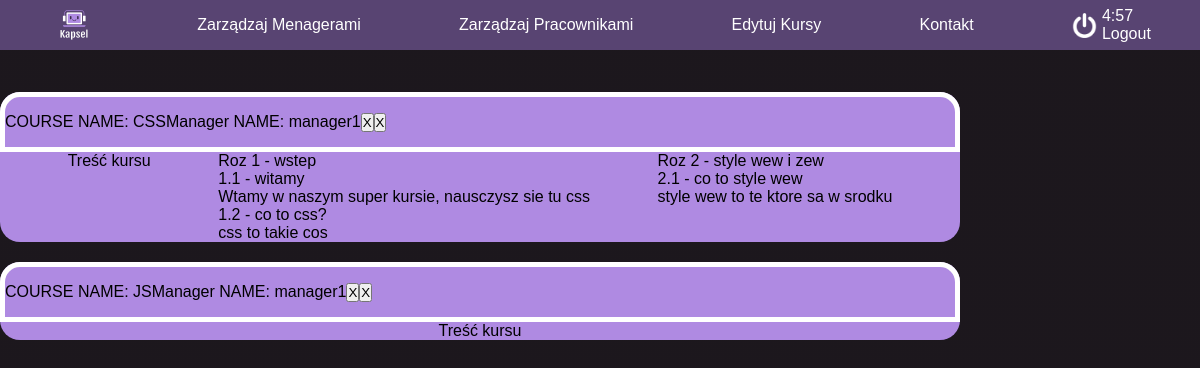
/manageCourses (signed in), run on the app's committed database.
### tables this page shows
CREATE TABLE "users"
(
    id       integer
        primary key autoincrement,
    username text,
    role     text,
    password text,
    team_id  integer
);

CREATE TABLE courses (id INTEGER PRIMARY KEY, name VARCHAR(255), correspondingTeamId INTEGER);

CREATE TABLE courses_chapter (id INTEGER PRIMARY KEY, name VARCHAR(255), correspondingCourseId INTEGER);

CREATE TABLE courses_subsection (id INTEGER PRIMARY KEY, name VARCHAR(255), content VARCHAR(255), correspondingChapterId INTEGER);

### app.py (the view)
@app.route('/manageCourses')
def manage_courses():
    session["localization"] = "manage_courses"
    if not session.get("username"):
        return redirect("/login")
    if session.get("role") != 'admin':
        abort(403)
    cursor.execute("SELECT id, name, correspondingTeamId FROM courses")
    courses = cursor.fetchall()
    cursor.execute("SELECT username, teams.id FROM users INNER JOIN teams on users.id=manager_id WHERE role=='manager'")
    managers = cursor.fetchall()
    cursor.execute("SELECT id, name, correspondingCourseId FROM courses_chapter")
    courses_chapter = cursor.fetchall()
    cursor.execute("SELECT * FROM courses_subsection")
    courses_subsection = cursor.fetchall()
    return render_template('manageCourses.html', courses_subsection=courses_subsection,courses_chapter=courses_chapter,courses=courses, managers=managers, role=session.get("role"))

### templates/manageCourses.html (shortened to what this page needs)
<!DOCTYPE html>
<html lang="pl-PL">
<head id="ctl00_Head1">
    <link rel="stylesheet" href="/static/style/style.css">
    <link rel="stylesheet" href="/static/style/nav.css">
    <link rel="stylesheet" href="/static/style/manageUsers.css">
</head>
<body class="CacheDetailsPage">
    {% include 'navbar.html' %}
    <div class="content">
         <br>
        <br>
        <br>
        <br>
        {% for i in courses %}
        <div class="teamContainer">
                {% for j in managers %}
                {% if i[2] == j[1] %}
                <div class="teamNav">
                    <p>COURSE NAME: {{ i[1] }}</p>
                  <p>Manager NAME: {{ j[0] }}</p>
                    <a href="" id="changeTeamLeader"><button>X</button></a>
                    <a href="" id="changeContent"><button>X</button></a>
                </div>
            {% endif %}
            {% endfor %}
            <div class="teamContent">
                Treść kursu
                {% for n in courses_chapter %}
                {% if i[0] == n[2] %}
                 <div>
                    {{n[1]}}
                    {% for m in courses_subsection %}
                        {% if m[3] == n[0] %}
                            <div>{{m[1]}}</div><div>{{m[2]}}</div>
                        {% endif %}
                    {% endfor %}
                     </div>
                {% endif %}
                {% endfor %}
            </div>
        </div>
        {% endfor %}
    </div>
</body>
</html>

### static/style/style.css (style rules this page uses)
* { margin:0; padding: 0; box-sizing: border-box; }
html, body { font-family: Helvetica, sans-serif; height: 100%; background-image: linear-gradient(rgba(19,14,20,0.8), rgba(19,14,20,0.8)), url(../icon/new-york-1745089_1920.jpg); background-position: center; background-size: cover; background-attachment: fixed; }

### static/style/nav.css (style rules this page uses)
* { margin:0; padding: 0; box-sizing: border-box; }
a { text-decoration: none; color:var(--white); }

### static/style/manageUsers.css (style rules this page uses)
.teamContainer { width:80vw; height: fit-content; background-color: var(--details); border-radius: 20px; margin-top: 20px; height: fit-content; }
.teamNav { width:80vw; height: 60px; background-color: var(--details); border: 5px solid var(--white); border-radius: 20px 20px 0px 0px; display: flex; align-items: center; }
.teamContent { width: 100%; display: flex; flex-direction: row; flex-wrap: wrap; justify-content: space-evenly; }

### static/style/root.css (style rules this page uses)
:root { --bg: #3b2d4c; --white: white; --secbg: #584472; --details: #af8ae2; --dark: #191420; }

### data on the page
courses: name "CSS"
users: username "manager1"
courses_chapter: name "Roz 1 - wstep"
courses_subsection: name "1.1 - witamy", content "Wtamy w naszym super kursie, nausczysz sie tu css"
courses_subsection: name "1.2 - co to css?", content "css to takie cos"
courses_chapter: name "Roz 2 - style wew i zew"
courses_subsection: name "2.1 - co to style wew", content "style wew to te ktore sa w srodku"
courses: name "JS"
